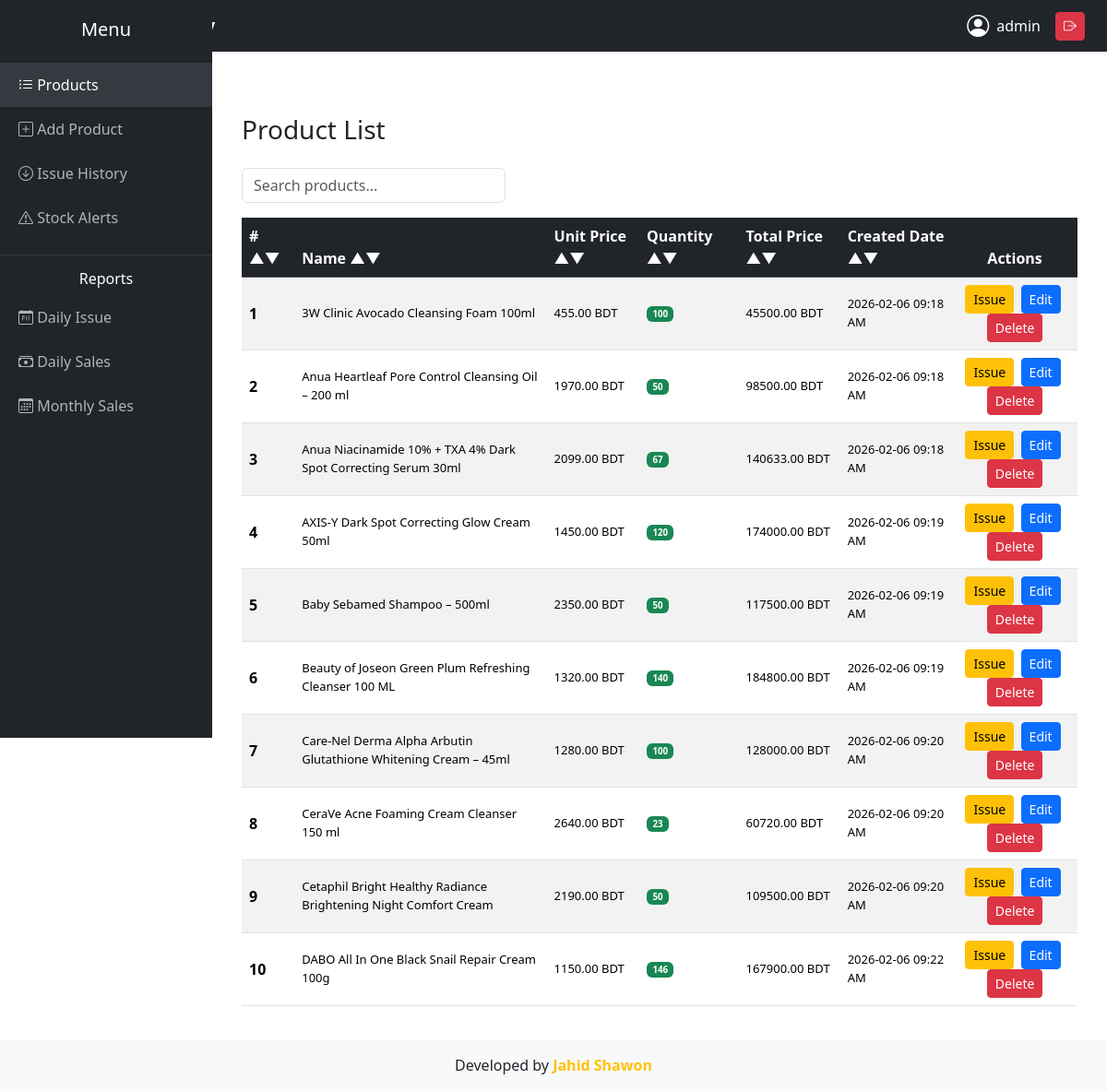
Before: / (signed in) with the older database file.
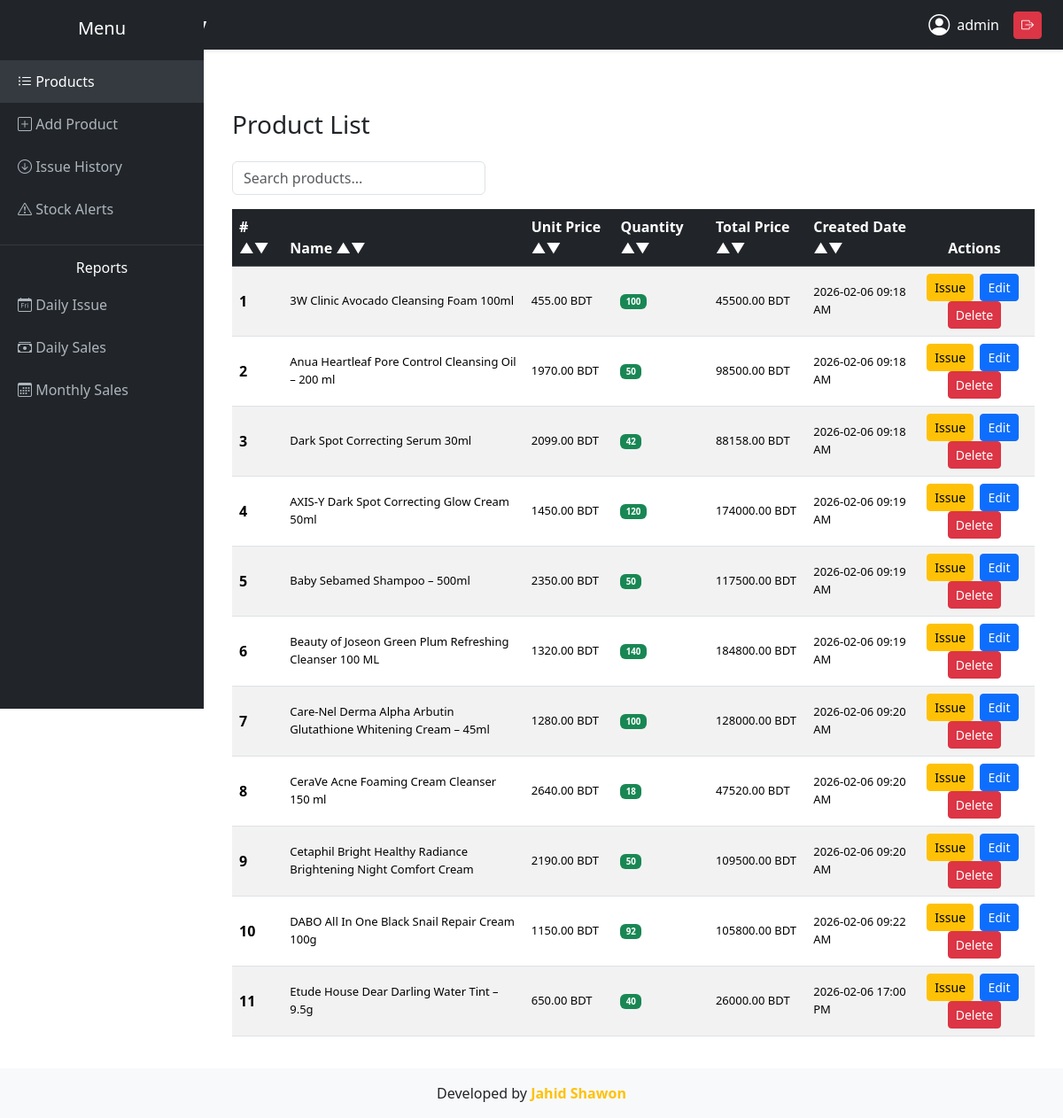
After: the same page with the newer database file.
### products/models.py (models this page shows, shortened)
class Product(models.Model):
    name = models.CharField(max_length=100)
    unit_price = models.DecimalField(max_digits=10, decimal_places=2)
    quantity = models.PositiveIntegerField()
    total_price = models.DecimalField(max_digits=10, decimal_places=2, editable=False)
    created_date = models.DateTimeField(auto_now_add=True)

### products/views.py (the view)
# urls.py: path('', views.product_list, name='product_list'),
@login_required
def product_list(request):
    products = Product.objects.all()
    return render(request, 'products/product_list.html', {'products': products})

### products/templates/products/product_list.html (shortened to what this page needs)
{% extends 'products/base.html' %}
{% block content %}
<div class="container mt-5">
    <h3 class="mb-4">Product List</h3>
    <div class="row mb-3">
        <div class="col-md-4">
            <input id="searchInput" type="text" class="form-control" placeholder="Search products...">
        </div>
    </div>
    <div class="table-responsive">
        <table id="productTable" class="table table-striped table-hover align-middle">
            <thead class="table-dark">
                <tr>
                    <th scope="col" onclick="sortTable(0)" style="cursor:pointer"># &#x25B2;&#x25BC;</th>
                    <th scope="col" onclick="sortTable(1)" style="cursor:pointer">Name &#x25B2;&#x25BC;</th>
                    <th scope="col" onclick="sortTable(2)" style="cursor:pointer">Unit Price &#x25B2;&#x25BC;</th>
                    <th scope="col" onclick="sortTable(3)" style="cursor:pointer">Quantity &#x25B2;&#x25BC;</th>
                    <th scope="col" onclick="sortTable(4)" style="cursor:pointer">Total Price &#x25B2;&#x25BC;</th>
                    <th scope="col" onclick="sortTable(5)" style="cursor:pointer">Created Date &#x25B2;&#x25BC;</th>
                    <th class="text-center" scope="col">Actions</th>
                </tr>
            </thead>
            <tbody>
                {% for product in products %}
                <tr>
                    <th scope="row">{{ forloop.counter }}</th>
                    <td>{{ product.name }}</td>
                    <td>{{ product.unit_price|floatformat:2 }} BDT</td>
                    <td>
                        {% if product.quantity > 10 %}
                            <span class="badge bg-success">{{ product.quantity }}</span>
                        {% elif product.quantity > 0 %}
                            <span class="badge bg-warning text-dark">{{ product.quantity }}</span>
                        {% else %}
                            <span class="badge bg-danger">Out of stock</span>
                        {% endif %}
                    </td>
                    <td>{{ product.total_price|floatformat:2 }} BDT</td>
                    <td>{{ product.created_date|date:"Y-m-d H:i A" }}</td>
                    <td class="text-center">
                        <a href="{% url 'issue_product' product.id %}" class="btn btn-sm btn-warning me-1">Issue</a>
                        <a href="{% url 'product_update' product.id %}" class="btn btn-sm btn-primary me-1">Edit</a>
                        <a href="{% url 'product_delete' product.id %}" class="btn btn-sm btn-danger">Delete</a>
                    </td>
                </tr>
                {% empty %}
                <tr>
                    <td colspan="7" class="text-center text-muted">No products available</td>
                </tr>
                {% endfor %}
            </tbody>
        </table>
    </div>
</div>
{% endblock %}

### products/templates/products/base.html (shortened to what this page needs)
<!DOCTYPE html>
<html lang="en">
<head>
<link href="https://cdn.jsdelivr.net/npm/bootstrap@5.3.2/dist/css/bootstrap.min.css" rel="stylesheet">
<link href="https://cdn.jsdelivr.net/npm/bootstrap-icons@1.10.5/font/bootstrap-icons.css" rel="stylesheet">
</head>
<body>
<nav class="navbar navbar-dark bg-dark px-4 shadow-sm">
    <span class="navbar-brand fw-bold">
    </span>
    {% if user.is_authenticated %}
    <div class="d-flex align-items-center text-white">
        <i class="bi bi-person-circle fs-4 me-2"></i>
        <span class="me-3">{{ user.username }}</span>
        <form method="post" action="{% url 'logout' %}">
            <button class="btn btn-sm btn-danger">
                <i class="bi bi-box-arrow-right"></i>
            </button>
        </form>
    </div>
    {% endif %}
</nav>
{% if user.is_authenticated %}
<div class="sidebar">
    <h5 class="text-center mb-4">Menu</h5>
    <a href="{% url 'product_list' %}" class="{% if request.resolver_match.url_name == 'product_list' %}active{% endif %}">
        <i class="bi bi-list-ul"></i> Products
    </a>
    <a href="{% url 'product_create' %}">
        <i class="bi bi-plus-square"></i> Add Product
    </a>
    <a href="{% url 'issue_history' %}">
        <i class="bi bi-arrow-down-circle"></i> Issue History
    </a>
    <a href="{% url 'stock_alerts' %}">
        <i class="bi bi-exclamation-triangle"></i> Stock Alerts
    </a>
    <hr class="text-secondary">
    <h6 class="text-center">Reports</h6>
    <a href="{% url 'daily_issue_report' %}">
        <i class="bi bi-calendar-day"></i> Daily Issue
    </a>
    <a href="{% url 'daily_sales_report' %}">
        <i class="bi bi-cash-stack"></i> Daily Sales
    </a>
    <a href="{% url 'monthly_sales_report' %}">
        <i class="bi bi-calendar3"></i> Monthly Sales
    </a>
</div>
{% endif %}
<div class="main-content">
    {% block content %}{% endblock %}
</div>
<footer class="footer mt-auto py-3 bg-light text-dark">
    <div class="container text-center">
        <span>
            Developed by <strong class="text-warning">Jahid Shawon</strong>
        </span>
    </div>
</footer>
</body>
</html>

### products/templates/products/base.html (style rules this page uses)
html, body { height: 100%; }
body { display: flex; flex-direction: column; overflow-x: hidden; }
.main-content { flex: 1; }
.sidebar { height: 100vh; background: #212529; color: white; padding-top: 20px; position: fixed; width: 230px; }
.sidebar a { color: #adb5bd; text-decoration: none; padding: 12px 20px; display: block; }
.sidebar a:hover, .sidebar a.active { background: #343a40; color: white; }
.main-content { margin-left: 230px; padding: 20px; }

### products/templates/products/product_list.html (style rules this page uses)
td { font-size: 13px; }

Changed rows visible on the page:
changed Product: name "Anua Niacinamide 10% + TXA 4% Dark Spot Correcting Serum 30ml" → "Dark Spot Correcting Serum 30ml"; quantity "67" → "42"; total_price "140633.00" → "88158.00"
changed Product "CeraVe Acne Foaming Cream Cleanser 150 ml": quantity "23" → "18"; total_price "60720.00" → "47520.00"
changed Product "DABO All In One Black Snail Repair Cream 100g": quantity "146" → "92"; total_price "167900.00" → "105800.00"
added Product: name "Etude House Dear Darling Water Tint – 9.5g", unit_price "650.00", quantity "40", total_price "26000.00", created_date "2026-02-06 17:00 PM"
